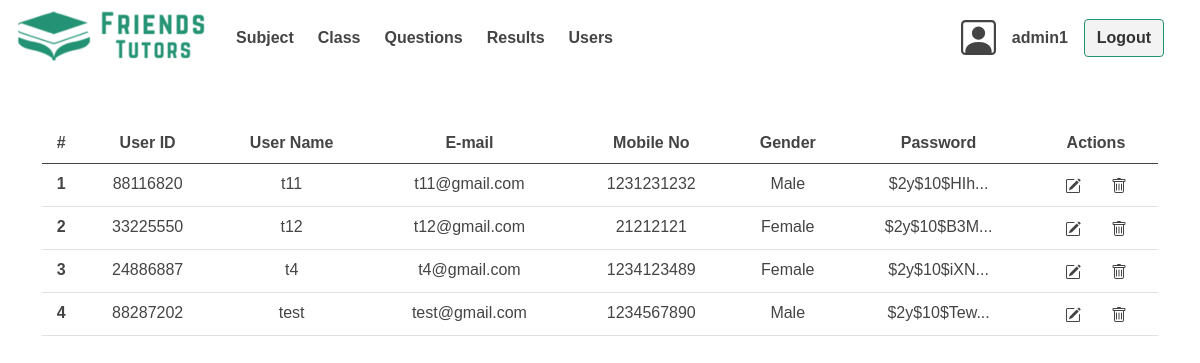
The app's page /admins/admin_home.php?users (signed in) with its own data.
### tables this page shows
CREATE TABLE `users` (
  `userid` varchar(20) NOT NULL,
  `username` varchar(50) NOT NULL,
  `email` varchar(50) NOT NULL,
  `mobileno` int(15) NOT NULL,
  `gender` varchar(10) NOT NULL,
  `password` varchar(255) NOT NULL
);

### functions/ui_functions.php (called while the page is built, shortened)
<?php
function shortenText($text)
{
    $max_length = 10;
    if (strlen($text) > $max_length) {
        $shortenedText = substr($text, 0, $max_length) . "...";
    } else {
        $shortenedText = $text;
    }
    return $shortenedText;
}

### admins/admin_users.php (the view, shortened to what this page needs)
<section class="container mt-5">
    <?php
    $users_details = mysqli_query($conn, "SELECT * FROM users");
    if ($users_details) {
        if (mysqli_num_rows($users_details) > 0) {
    ?>
            <table class="table text-center">
                <thead>
                    <tr>
                        <th scope="col">#</th>
                        <th scope="col">User ID</th>
                        <th scope="col">User Name</th>
                        <th scope="col">E-mail</th>
                        <th scope="col">Mobile No</th>
                        <th scope="col">Gender</th>
                        <th scope="col">Password</th>
                        <th scope="col">Actions</th>
                    </tr>
                </thead>
        <?php
            $row_count = 1;
            while ($users_details_row = mysqli_fetch_assoc($users_details)) {
                echo ("
							<tr>
								<th scope='row'>$row_count</th>
								<td>" . $users_details_row['userid'] . "</td>
								<td>" . $users_details_row['username'] . "</td>
								<td>" . $users_details_row['email'] . "</td>
								<td>" . $users_details_row['mobileno'] . "</td>
								<td>" . $users_details_row['gender'] . "</td>
								<td>" .  shortenText($users_details_row['password']) . "</td>
								<td class='actions'>
									<a href='admin_home.php?users' class='btn p-0 me-4' data-bs-toggle='modal' data-bs-userid='" . $users_details_row['userid'] . "' data-bs-username='" . $users_details_row['username'] . "' data-bs-email='" . $users_details_row['email'] . "' data-bs-mobileno='" . $users_details_row['mobileno'] . "' data-bs-gender='" . $users_details_row['gender'] . "' data-bs-password='" . $users_details_row['password'] . "' data-bs-target='#editUsers'>
										<svg xmlns='http://www.w3.org/2000/svg' width='16' height='16' fill='currentColor' class='bi bi-pencil-square' viewBox='0 0 16 16'>
										<path d='M15.502 1.94a.5.5 0 0 1 0 .706L14.459 3.69l-2-2L13.502.646a.5.5 0 0 1 .707 0l1.293 1.293zm-1.75 2.456-2-2L4.939 9.21a.5.5 0 0 0-.121.196l-.805 2.414a.25.25 0 0 0 .316.316l2.414-.805a.5.5 0 0 0 .196-.12l6.813-6.814z'/>
										<path fill-rule='evenodd' d='M1 13.5A1.5 1.5 0 0 0 2.5 15h11a1.5 1.5 0 0 0 1.5-1.5v-6a.5.5 0 0 0-1 0v6a.5.5 0 0 1-.5.5h-11a.5.5 0 0 1-.5-.5v-11a.5.5 0 0 1 .5-.5H9a.5.5 0 0 0 0-1H2.5A1.5 1.5 0 0 0 1 2.5z'/>
										</svg>
									</a>
									<a href='admin_home.php?users&d=" . $users_details_row['userid'] . "' class='btn p-0' >
										<svg xmlns='http://www.w3.org/2000/svg' width='16' height='16' fill='currentColor' class='bi bi-trash' viewBox='0 0 16 16'>
										<path d='M5.5 5.5A.5.5 0 0 1 6 6v6a.5.5 0 0 1-1 0V6a.5.5 0 0 1 .5-.5m2.5 0a.5.5 0 0 1 .5.5v6a.5.5 0 0 1-1 0V6a.5.5 0 0 1 .5-.5m3 .5a.5.5 0 0 0-1 0v6a.5.5 0 0 0 1 0z'/>
										<path d='M14.5 3a1 1 0 0 1-1 1H13v9a2 2 0 0 1-2 2H5a2 2 0 0 1-2-2V4h-.5a1 1 0 0 1-1-1V2a1 1 0 0 1 1-1H6a1 1 0 0 1 1-1h2a1 1 0 0 1 1 1h3.5a1 1 0 0 1 1 1zM4.118 4 4 4.059V13a1 1 0 0 0 1 1h6a1 1 0 0 0 1-1V4.059L11.882 4zM2.5 3h11V2h-11z'/>
										</svg>
								  	</a>
								</td>
							</tr>
						");
                $row_count++;
            }
        } else {
            echo ("<h3 class='text-center text-danger'>No Users Available</h3>");
        }
    } else {
        echo ("ERROR" . mysqli_error($conn));
    }
        ?>
            </table>
</section>

### src/css/style.css (style rules this page uses)
:root { --primary-clr: #239273; --primary-hover: #239273cc; --primary-card: #5cd1b0; --fc-light: #f3f3f3; --fc-dark-200: #444444; --fw-400: 400; --fw-700: 700; --fw-header: var(--fw-400); --fw-body: var(--fw-400); --fw-body-header: var(--fw-700); --fs-small: 1rem; --fs-normal: 1.15rem; --fs-heading-500: 1.5rem; --fs-heading-700: 2.5rem; --fs-header: var(--fs-heading-700); --fs-body: var(--fs-normal); --fs-input: var(--fs-small); --line-height-header: 0.9; --line-height-normal: 1.6; }
*, *::before, *::after { box-sizing: border-box; font-family: "Lucida Sans", "Lucida Sans Regular", "Lucida Grande", "Lucida Sans Unicode", Geneva, Verdana, sans-serif; }
* { margin: 0; padding: 0; color: var(--fc-dark-200); }
html { hanging-punctuation: first last; scroll-behavior: smooth; }
body { min-height: 100svh; min-width: 350px; }
a { text-decoration: none; }

### records on screen
users: userid "88116820", username "t11", email "t11@gmail.com", mobileno "1231231232", gender "Male", password "$2y$10$HIh..."
users: userid "33225550", username "t12", email "t12@gmail.com", mobileno "21212121", gender "Female", password "$2y$10$B3M..."
users: userid "24886887", username "t4", email "t4@gmail.com", mobileno "1234123489", gender "Female", password "$2y$10$iXN..."
users: userid "88287202", username "test", email "test@gmail.com", mobileno "1234567890", gender "Male", password "$2y$10$Tew..."

### other values on screen
$_SESSION['adminusername'] "admin1"
